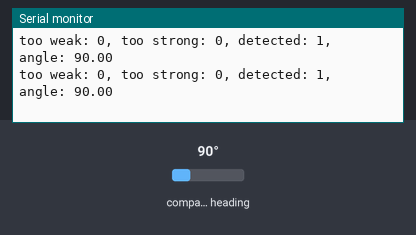
Recording of a sketch running on a simulated Arduino Uno, built with avr-gcc and run on an emulated ATmega328P. Shown: the last lines printed to the serial monitor. The inputs (shaded band) are chosen by the test bench; at power-on: compass heading 90°.

Above: at 1.2 s.
1.3 s: compass heading set to 7°
At 1.38 s:
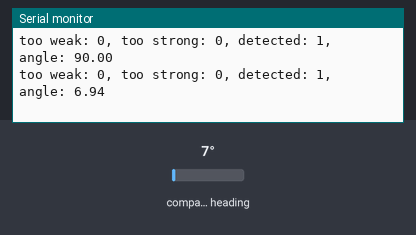
4.3 s: compass heading set to 90°
At 4.3 s:
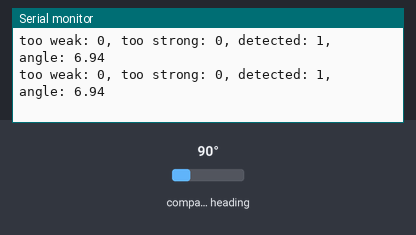
7.3 s: compass heading set to 180°
At 7.33 s:
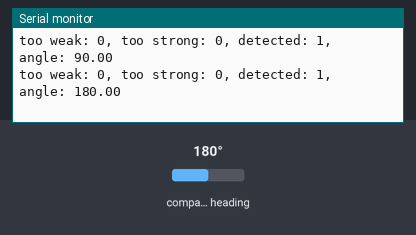
10.3 s: compass heading set to 7°
At 10.3 s:
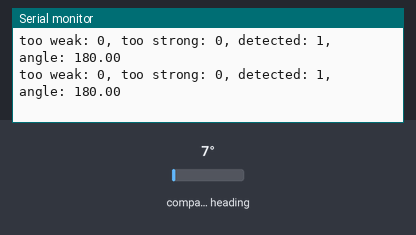
13.3 s: compass heading set to 269°
At 13.39 s:
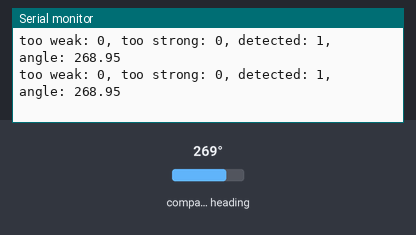
Timing chart, 0 to 16.3 s (numbered marks = the images above; inputs shaded):
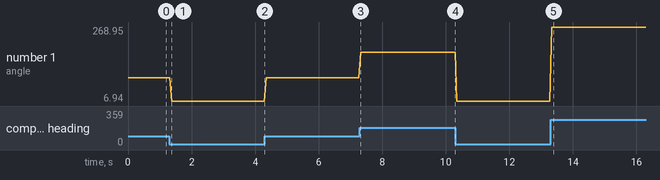

The sketch:

magnetic_encoder_test.ino
```cpp
#include <AS5600.h>

AS5600 as5600;

void setup() {
  // put your setup code here, to run once:
  as5600.begin();
  Serial.begin(9600);
  Wire.begin();
}

void loop() {
  // put your main code here, to run repeatedly:
  Serial.print("too weak: ");
  Serial.print(as5600.magnetTooWeak());
  Serial.print(", too strong: ");
  Serial.print(as5600.magnetTooStrong());
  Serial.print(", detected: ");
  Serial.print(as5600.detectMagnet());
  Serial.print(", angle: ");
  Serial.println(as5600.readAngle() * AS5600_RAW_TO_DEGREES);
}
```

Measured:
- after the input at 1.3 s, the serial monitor: prints a new line after 0.07 s (image 1)
- after the input at 7.3 s, the serial monitor: prints a new line at once (image 3)
- after the input at 13.3 s, the serial monitor: prints a new line at once (image 5)
- plotted number 1: 90 → 6.94 after the input at 1.3 s, 90 → 180 after the input at 7.3 s, 180 → 6.94 after the input at 10.3 s, 6.94 → 268.95 after the input at 13.3 s
